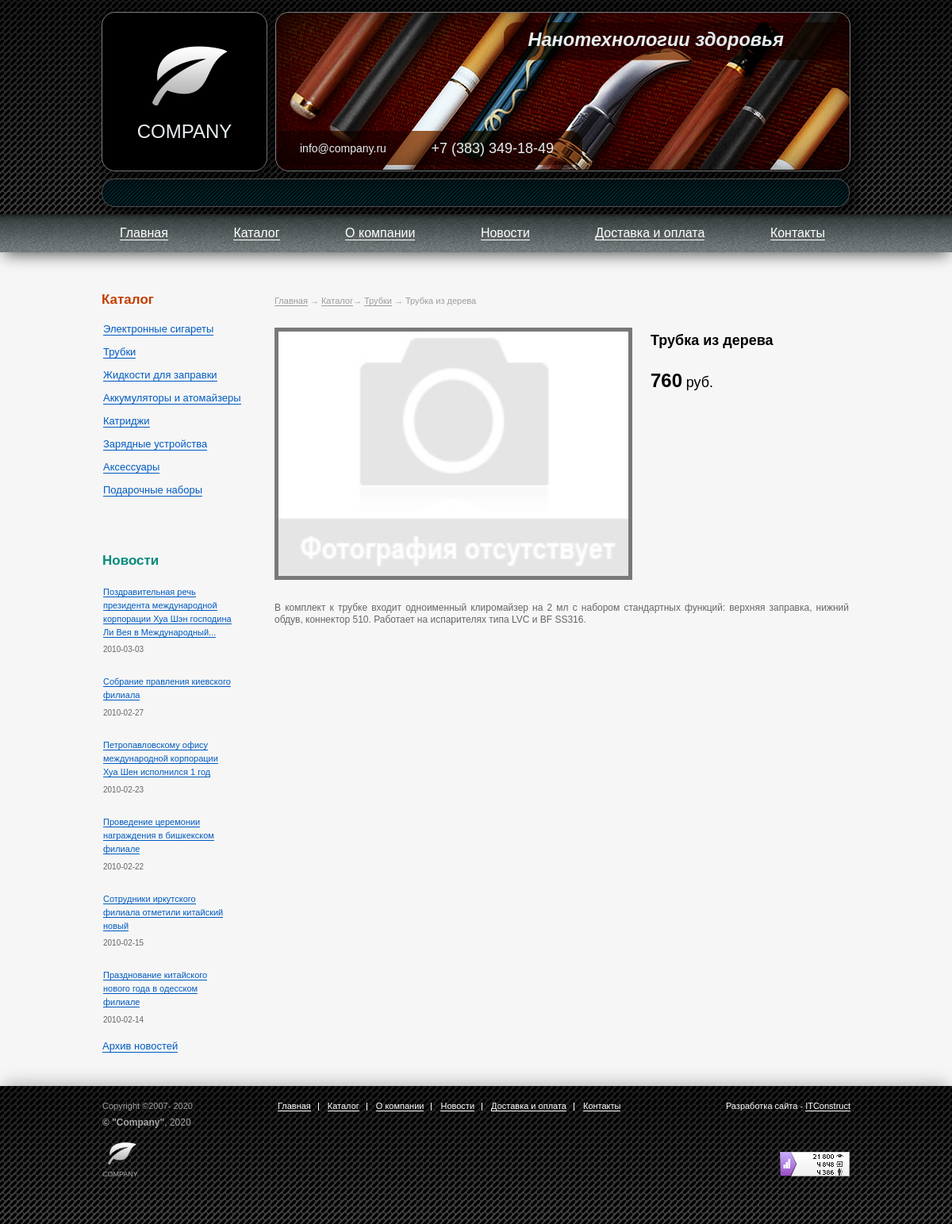
The app's page /elsig.site/product.php?id=2 with its own data.
### tables this page shows
CREATE TABLE Product (
	id INT AUTO_INCREMENT PRIMARY KEY NOT NULL,
	name VARCHAR(255) NOT NULL,
	image VARCHAR(255),
    	price FLOAT NOT NULL,
    	description TEXT,
    	main_category INT NOT NULL,
	FOREIGN KEY (main_category) REFERENCES Category (id) ON DELETE CASCADE ON UPDATE CASCADE
);

CREATE TABLE Category (
	id INT AUTO_INCREMENT PRIMARY KEY NOT NULL,
	name VARCHAR(255) NOT NULL,
	image VARCHAR(255)
);

CREATE TABLE News (
	id INT AUTO_INCREMENT PRIMARY KEY NOT NULL,
	header VARCHAR(255) NOT NULL,
	date DATE NOT NULL,
    	preview TEXT,
    	description TEXT
);

### elsig.site/application/models/product.php (called while the page is built, shortened)
<?php
require 'includes/lib.php';
function clearInt($data){
    return abs((int)$data);
}
$id = clearInt($_GET['id']);
$sql = "SELECT * FROM Product WHERE id = $id";
$res = mysqli_query($link, $sql);
if ($_GET["cat_id"])
{
    $cat_id = $_GET["cat_id"];
    $sql_cat = "SELECT c.id, c.name FROM Category c WHERE id = $cat_id";
    $res_cat = mysqli_query($link, $sql_cat);
}
else
{
    $sql_cat = "SELECT c.id, c.name FROM Category c JOIN product_category pc ON c.id = pc.category_id JOIN product p ON pc.product_id = p.id WHERE (p.main_category = c.id) AND (p.id = $id)";
    $res_cat = mysqli_query($link, $sql_cat);
}

### elsig.site/application/models/index.php (called while the page is built, shortened)
<?php
require 'includes/lib.php';
$sql = "SELECT * FROM Category";
$res = mysqli_query($link, $sql);

### elsig.site/application/models/includes/config.php (called while the page is built, shortened)
<?php
    $kol_news_lb = 6;

### elsig.site/application/models/news.php (called while the page is built, shortened)
<?php
require 'includes/lib.php';
$sql_sb = "SELECT id, header, date, preview FROM News ORDER BY date DESC LIMIT $kol_news_lb";
$res_sb = mysqli_query($link, $sql_sb);

### elsig.site/product.php (the view)
<?php include 'template_header.php' ?>
<div class="content content__product">
    <div class="wrapper content__wrapper">
        <main class="inside-content">
            <nav class="bread-crumbs-container product__bread-crumbs">
                <ul class="bread-crumbs">
                <?php
                    include 'application/models/product.php';
                    if ($res)
                    {
                        foreach ($res as $prod)
                        {
                            echo '<li class="bread-crumb"><a class="bread-crumb__link" href="index.php">Главная</a></li>
                                    <li class="bread-crumb"><a class="bread-crumb__link" href="catalog.php">Каталог</a></li>';
                            foreach ($res_cat as $row)
                                echo '<li class="bread-crumb"><a class="bread-crumb__link" href="catalog.php?cat_id='. $row["id"] .'">'. $row["name"] .'</a></li>
                                        <li class="bread-crumb bread-crumb_current">'. $prod["name"] .'</li>
                                    </ul>
                                </nav>';
                        if ($prod["image"] == '')
                        {
                            $prod["image"] = 'img/category-none.jpg';
                        }
                        echo '<section class="product">
                                <h1 class="product__info-block-part product__headline">' . $prod["name"] . '</h1>
                                <img class="product__image" src="' . $prod["image"] . '"alt="Упс! Здесь было фото сигареты, но теперь его нет :(">
                                <span class="good-price good_price product__info-block-part product__info-price">' . $prod["price"] . ' <small class="good-price__currency">руб.</small></span>
                                <article class="product__description">
                                    ' . $prod["description"] . '
                                </article>
                            </section>';
                        }
                    }
                ?>
        </main>
        <?php include_once 'sidebar.php' ?>
    </div>
</div>
<?php include 'template_footer.php' ?>

### elsig.site/sidebar.php
<div class="sidebar">
    <section class="catalog">
        <h2 class="sidebar__headline">Каталог</h2>
        <ul class="catalog-list">
            <?php
				include "application/models/index.php";
				foreach ($res as $cat)
					echo '<li class="catalog-list__item"><a class="catalog-list__link" href="catalog.php?cat_id='. $cat["id"] .'">'.$cat["name"].'</a></li>';
			?>
        </ul>
    </section>
    <section class="news">
        <h2 class="sidebar__headline news__headline">Новости</h2>
        <ul class="news-list">
            <?php
				include "application/models/news.php";
				foreach ($res_sb as $new)
				{
					echo '<li class="news-item">
							<a class="news-item__link" href="news-detail.php?id='. $new["id"] .'">'. $new["header"] .'</a>
							<span class="news-item__date">' . $new["date"] . '</span>
						</li>';
				}
			?>
        </ul>
        <span class="archive"><a class="archive__link" href="news.php">Архив новостей</a></span>
    </section>
</div>

### elsig.site/css/stylesheet.css (style rules this page uses)
html, body, div, span, applet, object, iframe, h1, h2, h3, h4, h5, h6, p, blockquote, pre, a, abbr, acronym, address, big, cite, code, del, dfn, em, img, ins, kbd, q, s, samp, small, strike, strong, sub, sup, tt, var, b, u, i, center, dl, dt, dd, ol, ul, li, fieldset, form, label, legend, table, caption, tbody, tfoot, thead, tr, th, td, article, aside, canvas, details, embed, figure, figcaption, footer, header, hgroup, menu, nav, output, ruby, section, summary, time, mark, audio, video { margin: 0; padding: 0; border: 0; font-size: 100%; font: inherit; vertical-align: baseline; }
article, aside, details, figcaption, figure, footer, header, hgroup, menu, nav, section { display: block; }
body { line-height: 1; }
ol, ul { list-style: none; }
html, body, h3 { font-family: "Arial", "Tahoma", "Geneva", sans-serif; width: 100%; }
h1 { font-size: 17px; margin: 0 0 26px -3px; font-weight: bold; }
h2 { color: #000; font-size: 13px; font-weight: bold; line-height: 18px; margin: 18px 0; font-weight: bold; }
p, ul, ol { font-size: 13px; line-height: 18px; margin: 18px 0; }
ul, li { list-style: none; margin: 0; padding: 0; }
a { text-decoration: none; border-bottom: 1px solid #fff; }
body { min-width: 1000px; }
.wrapper { width: 944px; }
.inside-content { padding: 3px 0 0 0; align-self: flex-end; width: 724px; float: right; }
.content { align-items: center; background: #f6f6f6; display: flex; flex-direction: column; padding: 50px 0 0; }
.seo-article, .product__description { color: #666; font-size: 12px; line-height: 14.772px; margin: 12px 2px 81px 0; text-align: justify; width: 724px; float: right; }
.sidebar { float: left; width: 176px; margin-bottom: 43px; }
.catalog { margin-bottom: 73px; }
.sidebar__headline { color: #c24000; font-size: 17px; line-height: 20.4px; margin: 0 0 21px; }
.catalog-list { margin: 0 0 0 2px; }
.catalog-list__item { line-height: 12px; margin-bottom: 17px; }
.catalog-list__link { border-bottom: 1px solid #005bc1; color: #005bc1; font-size: 13px; text-decoration: none; }
.news { width: 165px; }
.news__headline { color: #058b7a; margin: 0 0 20px 1px; }
.news-list { margin: 0; }
.news-item__link { font-size: 13px; line-height: 15.6px; border-bottom: 1px solid #005bc1; }
.archive { display: block; margin-left: 1px; margin-top: -8px; }
.archive__link { font-size: 13px; color: #005bc1; border-bottom: 1px solid #005bc1; }
.news-item { line-height: 16.9px; margin-bottom: 27px; margin-left: 2px; }
.news-item__link { color: #005bc1; font-size: 11px; }
.news-item__date, .news-item__preview { color: #666; display: block; font-size: 10px; line-height: 10px; margin-top: 9px; position: relative; }
.bread-crumbs-container { display: block; margin: -1px 0px 11px -2px; }
.bread-crumbs { display: inline; color: #9d9d9d; font-size: 11px; }
.bread-crumb { display: inline; position: relative; margin-right: 14px; }
.bread-crumb::after { content: "→"; position: absolute; top: -3px; left: -14px; }
.bread-crumb:last-child { margin-right: 0; }
.bread-crumb:first-child::after { content: ""; }
.bread-crumb__link { color: inherit; border-bottom: 1px solid #9d9d9d; }
.good-price { font-size: 24px; font-weight: bold; }
.good_price { display: block; margin: 9px 0 11px -1px; }
.good-price__currency { font-weight: normal; font-size: 18px; margin-left: -2px; }
.product { margin: 25px 0 0 -2px; }
.product__bread-crumbs { margin-bottom: 25px; }
.product__headline { margin-top: 6px; font-size: 18px; line-height: 21.5px; margin-bottom: 18px; }
.product__image { float: left; outline: 5px solid #797979; outline-offset: -5px; width: 451px; height: 318px; margin-bottom: 16px; }
.product__info-block-part { float: right; width: 250px; margin-right: 2px; }
.product__info-price { margin-bottom: 16px; }
.product__description { margin-bottom: 201px; }

### records on screen
product: name "Трубка из дерева", price "760", description "В комплект к трубке входит одноименный клиромайзер на 2 мл с набором стандартных функций: верхняя заправка, нижний обдув, коннектор 510. Работает на испарителях типа LVC и BF SS316."
category: name "Трубки"
category: name "Электронные сигареты"
category: name "Жидкости для заправки"
category: name "Аккумуляторы и атомайзеры"
category: name "Катриджи"
category: name "Зарядные устройства"
category: name "Аксессуары"
category: name "Подарочные наборы"
news: header "Поздравительная речь президента международной корпорации Хуа Шэн господина Ли Вея в Международный...", date "2010-03-03"
news: header "Собрание правления киевского филиала", date "2010-02-27"
news: header "Петропавловскому офису международной корпорации Хуа Шен исполнился 1 год", date "2010-02-23"
news: header "Проведение церемонии награждения в бишкекском филиале", date "2010-02-22"
news: header "Сотрудники иркутского филиала отметили китайский новый", date "2010-02-15"
news: header "Празднование китайского нового года в одесском филиале", date "2010-02-14"

### other values on screen
$mmenu['link'] "Главная"
$mmenu['link'] "Каталог"
$mmenu['link'] "О компании"
$mmenu['link'] "Новости"
$mmenu['link'] "Доставка и оплата"
$mmenu['link'] "Контакты"
$year "2020"
